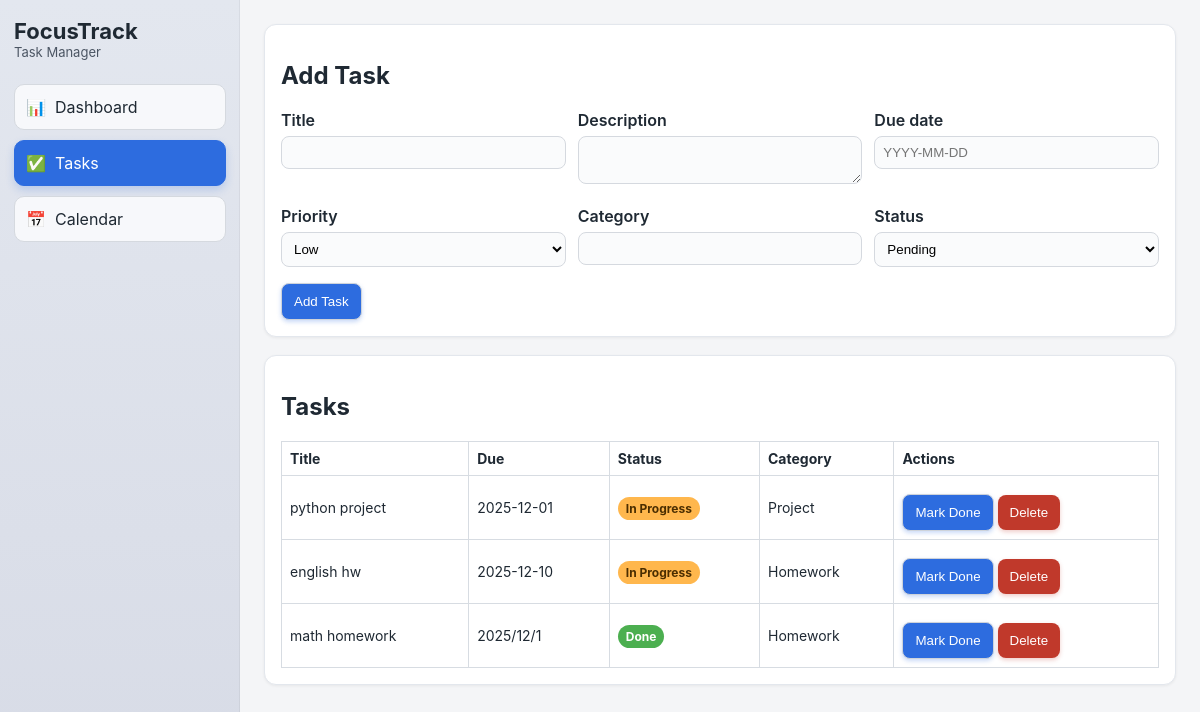
/tasks, run on an earlier commit of the app's database.
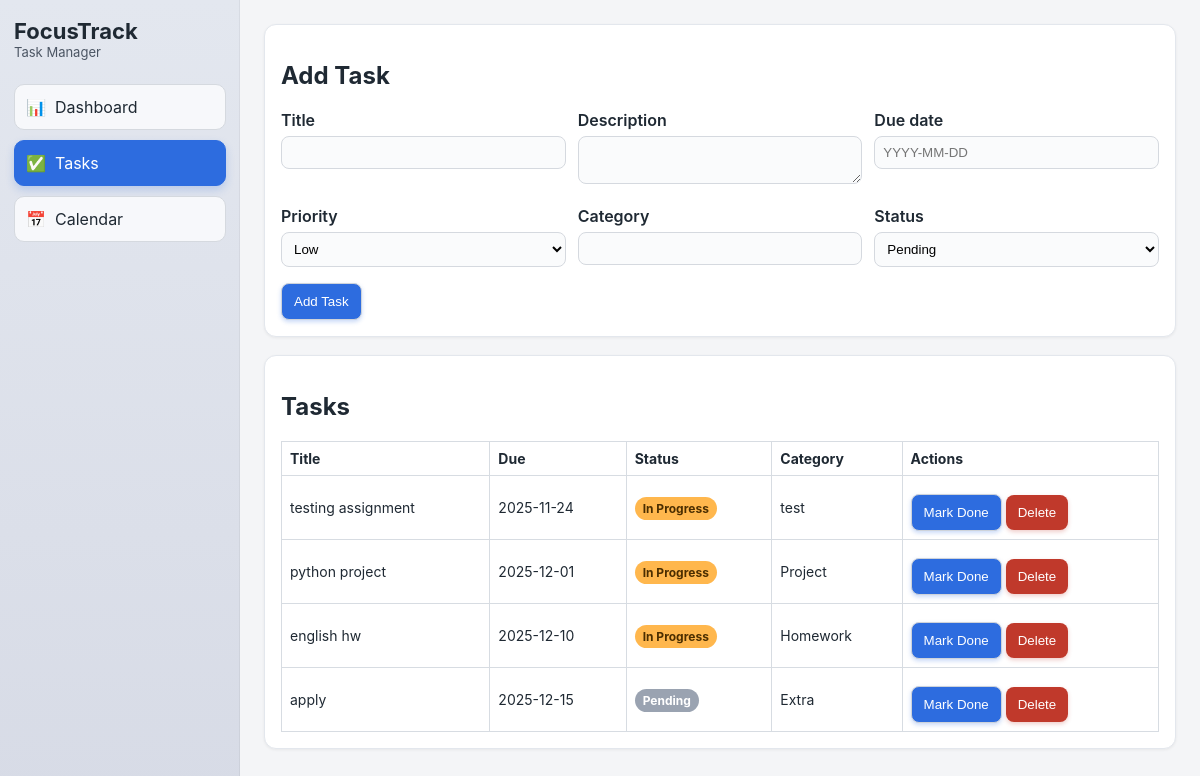
And on a later commit of the database.
### models.py (models this page shows, shortened)
class BaseModel(Base):
    __abstract__ = True
    id = Column(Integer, primary_key=True)

class Task(BaseModel):
    __tablename__ = "tasks"
    title = Column(String, nullable=False)
    description = Column(String)
    due_date = Column(String)
    priority = Column(String)
    status = Column(String)
    created_at = Column(String)
    category_id = Column(Integer, ForeignKey("categories.id"))
    category = relationship("Category", back_populates="tasks")
    reminders = relationship(
        "Reminder",
        back_populates="task",
        cascade="all, delete-orphan",
    )

class Category(BaseModel):
    __tablename__ = "categories"
    name = Column(String, unique=True, nullable=False)
    tasks = relationship("Task", back_populates="category")

### main.py (the view, shortened to what this page needs)
@app.route("/tasks", methods=["GET", "POST"])
def tasks():
    tasks_list = task_manager.list_tasks()
    categories = category_manager.list_categories()
    return render_template(
        "tasks.html",
        active_page="tasks",
        tasks=tasks_list,
        categories=categories,
        priorities=TaskManager.VALID_PRIORITIES,
        statuses=TaskManager.VALID_STATUS,
    )

### managers.py (called while the page is built)
    def list_all(self):
        model = self.get_model_class()
        if not model:
            return []
        stmt = select(model)
        return self.session.execute(stmt).scalars().all()

    def get_model_class(self):
        return Category

    def list_categories(self):
        return self.list_all()

    def list_tasks(self, status=None):
        stmt = select(Task)
        if status and status in self.VALID_STATUS:
            stmt = stmt.where(Task.status == status)
        stmt = stmt.order_by(Task.due_date)
        tasks = self.session.execute(stmt).scalars().all()
        for task in tasks:
            _ = task.category.name if task.category else None
        return tasks

### templates/tasks.html (shortened to what this page needs)
{% extends "base.html" %}
{% block content %}
<div class="page">
  <div class="card">
    <h2>Add Task</h2>
    <form method="post" class="task-form">
      <div class="form-grid">
        <label>Title
          <input type="text" name="title" required>
        </label>
        <label>Description
          <textarea name="description" rows="2"></textarea>
        </label>
        <label>Due date
          <input type="text" name="due_date" placeholder="YYYY-MM-DD">
        </label>
        <label>Priority
          <select name="priority">
            {% for p in priorities %}
              <option value="{{ p }}">{{ p }}</option>
            {% endfor %}
          </select>
        </label>
        <label>Category
          <input type="text" name="category_name" list="category-list">
        </label>
        <label>Status
          <select name="status">
            {% for s in statuses %}
              <option value="{{ s }}">{{ s }}</option>
            {% endfor %}
          </select>
        </label>
      </div>
      <button type="submit">Add Task</button>
    </form>
  </div>
  <div class="card">
    <h2>Tasks</h2>
    {% if tasks %}
      <table class="simple-table">
        <tr>
          <th>Title</th><th>Due</th><th>Status</th><th>Category</th><th>Actions</th>
        </tr>
        {% for task in tasks %}
          <tr>
            <td>{{ task.title }}</td>
            <td>{{ task.due_date or 'n/a' }}</td>
            <td>
              <span class="status-badge {% if task.status == 'Done' %}status-done{% elif task.status == 'In Progress' %}status-progress{% else %}status-pending{% endif %}">
                {{ task.status }}
              </span>
            </td>
            <td>{{ task.category.name if task.category else 'Uncategorized' }}</td>
            <td>
              <form action="{{ url_for('mark_done', task_id=task.id) }}" method="post" style="display:inline;">
                <button type="submit">Mark Done</button>
              </form>
              <form action="{{ url_for('delete_task', task_id=task.id) }}" method="post" style="display:inline;">
                <button type="submit" class="danger">Delete</button>
              </form>
            </td>
          </tr>
        {% endfor %}
      </table>
    {% else %}
      <p>No tasks yet.</p>
    {% endif %}
  </div>
</div>
{% endblock %}

### templates/base.html (shortened to what this page needs)
<!doctype html>
<html lang="en">
<head>
  <link rel="stylesheet" href="{{ url_for('static', filename='style.css') }}">
</head>
<body>
  <div class="app-container">
    <aside class="sidebar">
      <div class="sidebar-header">
        <div class="app-title">FocusTrack</div>
        <div class="app-subtitle">Task Manager</div>
      </div>
      <nav class="nav-links">
        <a class="nav-link {% if active_page == 'dashboard' %}active{% endif %}" href="{{ url_for('dashboard') }}">
          <span class="nav-icon">📊</span>
          <span class="nav-label">Dashboard</span>
        </a>
        <a class="nav-link {% if active_page == 'tasks' %}active{% endif %}" href="{{ url_for('tasks') }}">
          <span class="nav-icon">✅</span>
          <span class="nav-label">Tasks</span>
        </a>
        <a class="nav-link {% if active_page == 'calendar' %}active{% endif %}" href="{{ url_for('calendar') }}">
          <span class="nav-icon">📅</span>
          <span class="nav-label">Calendar</span>
        </a>
      </nav>
    </aside>
    <div class="main-content">
      {% block content %}{% endblock %}
    </div>
  </div>
</body>
</html>

### static/style.css (style rules this page uses)
body { margin: 0; font-family: "Inter", "Segoe UI", system-ui, sans-serif; background: #f4f5f7; color: #1f2933; }
.app-container { display: flex; min-height: 100vh; }
.sidebar { width: 240px; background: linear-gradient(180deg, #e3e7ef 0%, #d7dbe6 100%); padding: 18px 14px; box-sizing: border-box; box-shadow: inset -1px 0 0 rgba(0,0,0,0.05); }
.sidebar-header { margin-bottom: 24px; }
.app-title { font-size: 22px; font-weight: 700; }
.app-subtitle { font-size: 13px; color: #4b5563; }
.nav-links { display: flex; flex-direction: column; gap: 10px; }
.nav-link { display: flex; align-items: center; gap: 10px; padding: 12px 12px; border-radius: 10px; text-decoration: none; color: #1f2933; background: #f7f8fb; border: 1px solid #d5d9df; transition: background 0.2s ease, transform 0.1s ease; }
.nav-link.active { background: #2d6cdf; color: #fff; border-color: #2d6cdf; box-shadow: 0 4px 8px rgba(45,108,223,0.22); }
.nav-icon { width: 18px; height: 18px; display: inline-flex; align-items: center; justify-content: center; }
.main-content { flex: 1; padding: 24px; box-sizing: border-box; }
.page { display: flex; flex-direction: column; gap: 18px; }
.card { background: #fff; border: 1px solid #e3e7ed; border-radius: 12px; padding: 16px; box-shadow: 0 1px 3px rgba(0,0,0,0.06); }
.form-grid { display: grid; grid-template-columns: repeat(auto-fit, minmax(220px, 1fr)); gap: 12px; }
.task-form label { display: block; margin-bottom: 6px; font-weight: 600; }
.task-form input, .task-form textarea, .task-form select { width: 100%; padding: 8px; margin-top: 6px; box-sizing: border-box; border: 1px solid #d5d9df; border-radius: 8px; background: #fafbfc; }
button { padding: 10px 12px; margin-top: 10px; cursor: pointer; border: 1px solid #ced3da; border-radius: 8px; background: #2d6cdf; color: #fff; box-shadow: 0 2px 4px rgba(45,108,223,0.25); }
button.danger { background: #c0392b; color: #fff; border: none; box-shadow: 0 2px 4px rgba(192,57,43,0.25); }
.simple-table { width: 100%; border-collapse: collapse; margin-top: 10px; }
.simple-table th, .simple-table td { border: 1px solid #d7dce2; padding: 8px; text-align: left; font-size: 14px; }
.status-badge { padding: 4px 8px; border-radius: 999px; font-size: 12px; font-weight: 700; color: #fff; }
.status-progress { background: #ffb74d; color: #4b2e00; }
.status-pending { background: #9aa3b1; }

What changed in the data, as far as the page shows it:
removed Task: title "math homework", due_date "2025/12/1", status "Done", category "Homework"
added Task: title "testing assignment", due_date "2025-11-24", status "In Progress", category "test"
added Task: title "apply", due_date "2025-12-15", status "Pending", category "Extra"
